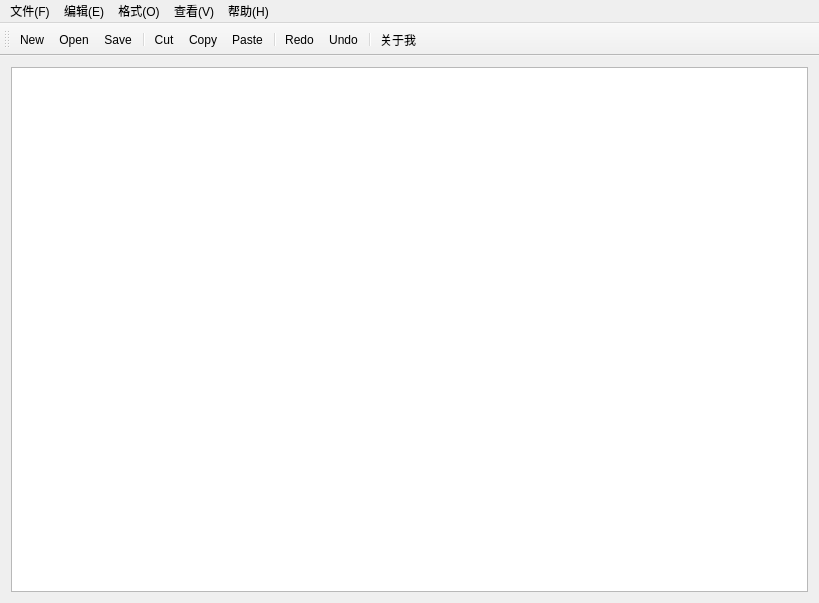
<?xml version="1.0" encoding="UTF-8"?>
<ui version="4.0">
 <class>MainWindow</class>
 <widget class="QMainWindow" name="MainWindow">
  <property name="geometry">
   <rect>
    <x>0</x>
    <y>0</y>
    <width>819</width>
    <height>603</height>
   </rect>
  </property>
  <property name="windowTitle">
   <string>MainWindow</string>
  </property>
  <widget class="QWidget" name="centralWidget">
   <layout class="QHBoxLayout" name="horizontalLayout">
    <item>
     <widget class="QTextEdit" name="textEdit"/>
    </item>
   </layout>
  </widget>
  <widget class="QMenuBar" name="menuBar">
   <property name="geometry">
    <rect>
     <x>0</x>
     <y>0</y>
     <width>819</width>
     <height>26</height>
    </rect>
   </property>
   <widget class="QMenu" name="menuFile">
    <property name="title">
     <string>文件(F)</string>
    </property>
    <addaction name="actionNew"/>
    <addaction name="actionOpen"/>
    <addaction name="separator"/>
    <addaction name="actionSave"/>
   </widget>
   <widget class="QMenu" name="menuEdit">
    <property name="title">
     <string>编辑(E)</string>
    </property>
    <addaction name="actionCut"/>
    <addaction name="actionCopy"/>
    <addaction name="actionPaste"/>
    <addaction name="separator"/>
    <addaction name="actionRedo"/>
    <addaction name="actionUndo"/>
    <addaction name="separator"/>
    <addaction name="actionColor"/>
    <addaction name="actionBackgroundColor"/>
    <addaction name="actionBackgroundColor_Edit_Text"/>
    <addaction name="actionFind"/>
   </widget>
   <widget class="QMenu" name="menuStyle">
    <property name="title">
     <string>格式(O)</string>
    </property>
    <addaction name="actionFont"/>
   </widget>
   <widget class="QMenu" name="menuView">
    <property name="title">
     <string>查看(V)</string>
    </property>
    <addaction name="actionZoom_Z"/>
    <addaction name="actionStatus_S"/>
   </widget>
   <widget class="QMenu" name="menuHelp">
    <property name="title">
     <string>帮助(H)</string>
    </property>
    <addaction name="actionAbout_me"/>
   </widget>
   <addaction name="menuFile"/>
   <addaction name="menuEdit"/>
   <addaction name="menuStyle"/>
   <addaction name="menuView"/>
   <addaction name="menuHelp"/>
  </widget>
  <widget class="QToolBar" name="mainToolBar">
   <attribute name="toolBarArea">
    <enum>TopToolBarArea</enum>
   </attribute>
   <attribute name="toolBarBreak">
    <bool>false</bool>
   </attribute>
   <addaction name="actionNew"/>
   <addaction name="actionOpen"/>
   <addaction name="actionSave"/>
   <addaction name="separator"/>
   <addaction name="actionCut"/>
   <addaction name="actionCopy"/>
   <addaction name="actionPaste"/>
   <addaction name="separator"/>
   <addaction name="actionRedo"/>
   <addaction name="actionUndo"/>
   <addaction name="separator"/>
   <addaction name="actionAbout_me"/>
  </widget>
  <action name="actionNew">
   <property name="icon">
    <iconset resource="rec.qrc">
     <normaloff>:/img/win/filenew.png</normaloff>:/img/win/filenew.png</iconset>
   </property>
   <property name="text">
    <string>New</string>
   </property>
  </action>
  <action name="actionOpen">
   <property name="icon">
    <iconset resource="rec.qrc">
     <normaloff>:/img/win/fileopen.png</normaloff>:/img/win/fileopen.png</iconset>
   </property>
   <property name="text">
    <string>Open</string>
   </property>
  </action>
  <action name="actionSave">
   <property name="icon">
    <iconset resource="rec.qrc">
     <normaloff>:/img/win/filesave.png</normaloff>:/img/win/filesave.png</iconset>
   </property>
   <property name="text">
    <string>Save</string>
   </property>
  </action>
  <action name="actionCut">
   <property name="icon">
    <iconset resource="rec.qrc">
     <normaloff>:/img/win/editcut.png</normaloff>:/img/win/editcut.png</iconset>
   </property>
   <property name="text">
    <string>Cut</string>
   </property>
  </action>
  <action name="actionCopy">
   <property name="icon">
    <iconset resource="rec.qrc">
     <normaloff>:/img/win/editcopy.png</normaloff>:/img/win/editcopy.png</iconset>
   </property>
   <property name="text">
    <string>Copy</string>
   </property>
  </action>
  <action name="actionPaste">
   <property name="icon">
    <iconset resource="rec.qrc">
     <normaloff>:/img/win/editpaste.png</normaloff>:/img/win/editpaste.png</iconset>
   </property>
   <property name="text">
    <string>Paste</string>
   </property>
  </action>
  <action name="actionRedo">
   <property name="icon">
    <iconset resource="rec.qrc">
     <normaloff>:/img/win/editredo.png</normaloff>:/img/win/editredo.png</iconset>
   </property>
   <property name="text">
    <string>Redo</string>
   </property>
  </action>
  <action name="actionUndo">
   <property name="icon">
    <iconset resource="rec.qrc">
     <normaloff>:/img/win/editundo.png</normaloff>:/img/win/editundo.png</iconset>
   </property>
   <property name="text">
    <string>Undo</string>
   </property>
  </action>
  <action name="actionAbout_me">
   <property name="icon">
    <iconset resource="rec.qrc">
     <normaloff>:/rec/img/me.jfif</normaloff>:/rec/img/me.jfif</iconset>
   </property>
   <property name="text">
    <string>关于我</string>
   </property>
  </action>
  <action name="actionFont">
   <property name="text">
    <string>字体</string>
   </property>
   <property name="shortcut">
    <string>F</string>
   </property>
  </action>
  <action name="actionColor">
   <property name="text">
    <string>Color</string>
   </property>
  </action>
  <action name="actionBackgroundColor">
   <property name="text">
    <string>Background Color</string>
   </property>
  </action>
  <action name="actionBackgroundColor_Edit_Text">
   <property name="text">
    <string>BackgroundColor Edit Text</string>
   </property>
  </action>
  <action name="actionZoom_Z">
   <property name="text">
    <string>缩放(Z)</string>
   </property>
  </action>
  <action name="actionStatus_S">
   <property name="checkable">
    <bool>true</bool>
   </property>
   <property name="checked">
    <bool>true</bool>
   </property>
   <property name="text">
    <string>状态栏(S)</string>
   </property>
  </action>
  <action name="actionFind">
   <property name="text">
    <string>Find</string>
   </property>
  </action>
 </widget>
 <layoutdefault spacing="6" margin="11"/>
 <resources>
  <include location="rec.qrc"/>
 </resources>
 <connections/>
</ui>
